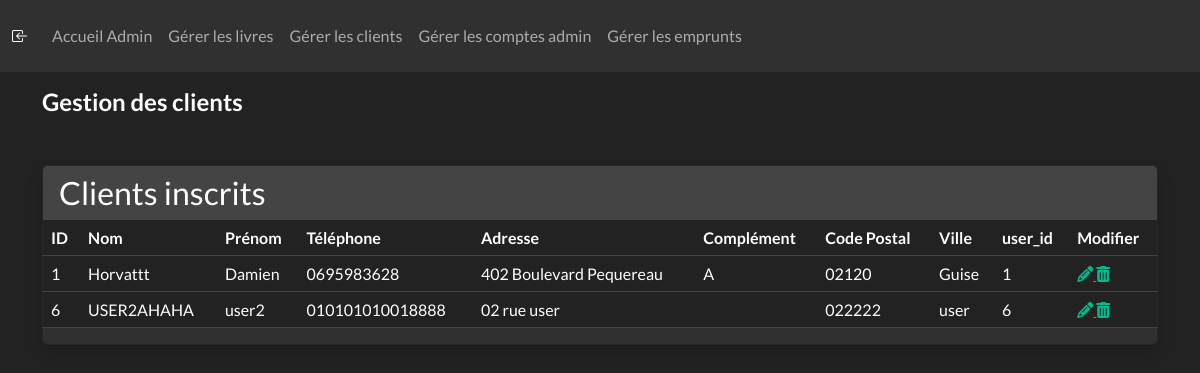
The app's page /ADMIN/admin_clients.php (signed in) with its own data.
### tables this page shows
CREATE TABLE `clients` (
  `id` int(10) UNSIGNED NOT NULL,
  `nom` varchar(255) NOT NULL,
  `prenom` varchar(255) NOT NULL,
  `telephone` varchar(20) NOT NULL,
  `adresse` varchar(255) NOT NULL,
  `complement` varchar(255) NOT NULL,
  `cp` varchar(50) NOT NULL,
  `ville` varchar(255) NOT NULL,
  `user_id` int(10) UNSIGNED NOT NULL
);

### ADMIN/admin_clients.php (the view, shortened to what this page needs)
<?php
require_once './COMPONENTS/navbar_admin.php';
?>
<!DOCTYPE html>
<html lang="fr">
<head>
    <?php require '../COMPONENTS/links.php'; ?>
</head>
<body>
<div class="container mt-7">
        <h2 class="mb-5 mt-3">Gestion des clients</h2>
        <div class="row">
            <div class="col">
                <div class="card shadow">
                    <div class="card-header border-0">
                        <h3 class="mb-0">Clients inscrits</h3>
                    </div>
                    <div class="table-responsive">
                    <?php
                    require '../CRUD/config.php';
                        $sql = "SELECT * FROM clients";
                        if($result = mysqli_query($conn, $sql)){
                            if(mysqli_num_rows($result)>0){
                                echo '<table class="table align-items-center table-flush">';
                                    echo '<thead class="thead-light">';
                                        echo '<tr>';
                                            echo '<th scope="col">ID</th>';
                                            echo '<th scope="col">Nom</th>';
                                            echo '<th scope="col">Prénom</th>';
                                            echo '<th scope="col">Téléphone</th>';
                                            echo '<th scope="col">Adresse</th>';
                                            echo '<th scope="col">Complément</th>';
                                            echo '<th scope="col">Code Postal</th>';
                                            echo '<th scope="col">Ville</th>';
                                            echo '<th scope="col">user_id</th>';
                                            echo '<th scope="col">Modifier</th>';
                                        echo '</tr>';
                                    echo '</thead>';
                                    echo '<tbody>';
                                    while ($row = mysqli_fetch_array($result)){
                                        echo '<tr>';
                                            echo '<td scope="row">'. $row['id'] . '</td>';
                                            echo '<td scope="row">'. $row['nom'] . '</td>';
                                            echo '<td scope="row">'. $row['prenom'] . '</td>';
                                            echo '<td scope="row">'. $row['telephone'] . '</td>';
                                            echo '<td scope="row">'. $row['adresse'] . '</td>';
                                            echo '<td scope="row">'. $row['complement'] . '</td>';
                                            echo '<td scope="row">'. $row['cp'] . '</td>';
                                            echo '<td scope="row">'. $row['ville'] . '</td>';
                                            echo '<td scope="row">'. $row['user_id'] . '</td>';
                                            echo '<td scope="row">';
                                                echo '<a href="./update_client.php?id='.$row['id'].'" class="mr-3" title="update" data-toggle="tooltip"><span class="fas fa-pencil-alt"></span> </a>';
                                                echo '<a href="./delete_client.php?id='.$row['id'].'" class="mr-3" title="delete" data-toggle="tooltip"><span class="fas fa-trash-alt"></span> </a>';
                                            echo '</td>';
                                        echo '</tr>';
                                    }
                                    echo '</tbody>';
                                echo '</table>';
                            } else {
                                echo '<div class="alert alert-danger"><em>Aucun client enregistré.</em></div>';
                            }
                        } else {
                            echo '<div class="alert alert-danger"><em>La connexion à la base de données à échouée. Veuillez vérifier que vous êtes bien connecté.</em></div>';
                        }
                    ?>
                </div>
</body>
</html>

### CSS/customtt.css (style rules this page uses)
h2 { font-size: 24px; font-weight: bold; }

### records on screen
clients: id "1", nom "Horvattt", prenom "Damien", telephone "0695983628", adresse "402 Boulevard Pequereau", complement "A", cp "02120", ville "Guise", user "1"
clients: id "6", nom "USER2AHAHA", prenom "user2", telephone "010101010018888", adresse "02 rue user", cp "022222", ville "user", user "6"
